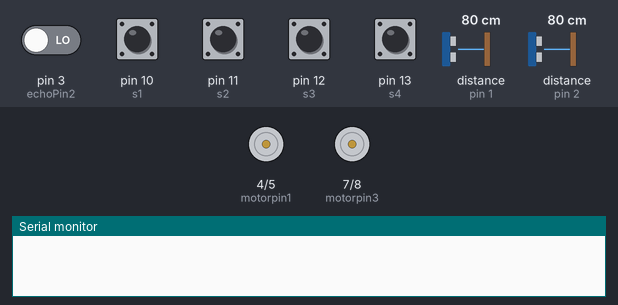
The sketch below on a simulated Arduino Uno, built with avr-gcc and run on an emulated ATmega328P. Parts: motor-driver pin pairs drawn as motors (green arrow = first pin HIGH = forward, orange = second pin HIGH = backward, longer = more drive, scaled by the enable pin), the last lines printed to the serial monitor. Inputs (shaded band) come from the test bench; at power-on: pin 10 (s1), pin 11 (s2), pin 12 (s3), pin 13 (s4) HIGH, pin 3 (echoPin2) LOW, distance to the obstacle (sensors on pin 1, pin 2) 80 cm. The echo pulse lasts 58.3 µs per cm.

Above: at 1.2 s.
1.3 s: distance to the obstacle (sensor on pin 1) set to 7 cm
4.2 s: distance to the obstacle (sensor on pin 1) set to 4 cm
At 6.9 s:
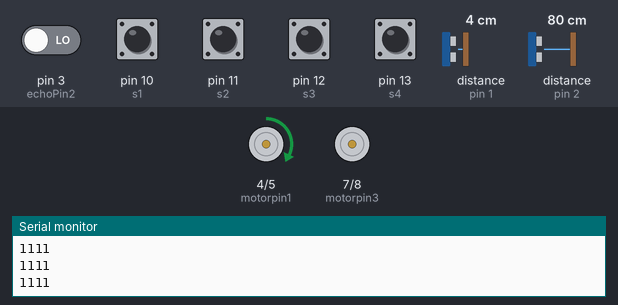
7.5 s: distance to the obstacle (sensor on pin 1) set to 39 cm
11.2 s: distance to the obstacle (sensor on pin 1) set to 47 cm
At 14.8 s:
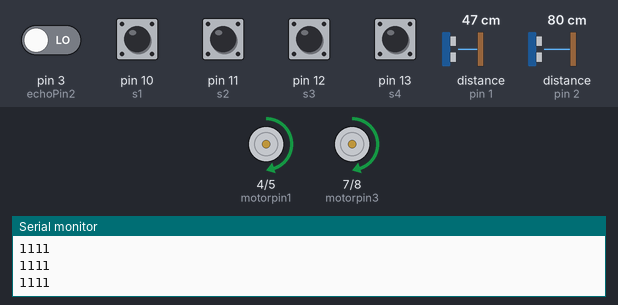
15.5 s: distance to the obstacle (sensor on pin 1) set to 2 cm
At 17.5 s:
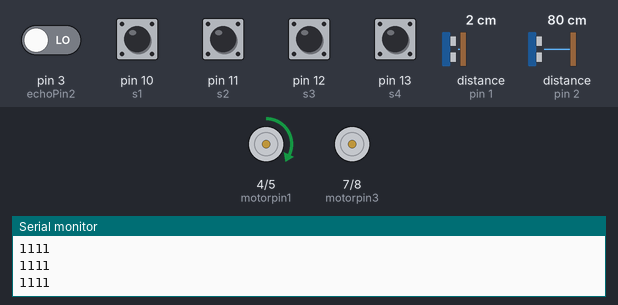
Timing chart, 0 to 19.0 s (numbered marks = the images above; inputs shaded):
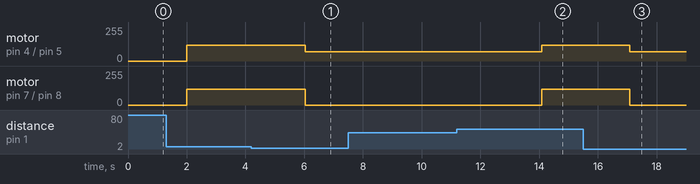

Measured:
- the behaviour switches between 6 and 5 cm on distance to the obstacle (sensor on pin 1) (found by bisection; images 0 and 1)
- the behaviour switches between 43 and 44 cm on distance to the obstacle (sensor on pin 1) (found by bisection; images 1 and 2)
- after the input at 4.2 s, motor on pin 4 (motorpin1) / pin 5 (motorpin2): forward 120/255 → forward 70/255 after 1.8 s; motor on pin 7 (motorpin3) / pin 8 (motorpin4): forward 120/255 → stopped after 1.8 s
- after the input at 11.2 s, motor on pin 4 (motorpin1) / pin 5 (motorpin2): forward 70/255 → forward 120/255 after 2.9 s; motor on pin 7 (motorpin3) / pin 8 (motorpin4): stopped → forward 120/255 after 2.9 s
- after the input at 15.5 s, motor on pin 4 (motorpin1) / pin 5 (motorpin2): forward 120/255 → forward 70/255 after 1.6 s; motor on pin 7 (motorpin3) / pin 8 (motorpin4): forward 120/255 → stopped after 1.6 s

The sketch:

line_follower_white_turf.ino
```cpp
//////// The Sketch is given here as follows---

// EXP M2 Line Follower
// White Track on Black Turf
//Sonar Sensors
 int trigPin= 0;
 int echoPin= 1;
 int echoPin1=2;
 int echoPin2=3;

// Sensor Array reads White =0 and Black =1
int motorpin1 = 4;
int motorpin2 = 5;
int pwm1 = 6;

int motorpin3 = 7;
int motorpin4 = 8;
int pwm2 = 9;

int s1 = 10; //orange
int s2 = 11; //white
int s3 = 12; //yellow
int s4 = 13; //black                    // sensors

void setup() {
  // Sensor pins declared by pinMode

  Serial.begin(9600);
  pinMode(trigPin, OUTPUT);
  pinMode(echoPin, INPUT);
  pinMode(echoPin1, INPUT);
  pinMode(echoPin2, INPUT);

  pinMode(s1, INPUT);
  pinMode(s2, INPUT);
  pinMode(s3, INPUT);
  pinMode(s4, INPUT);

  // Motor pins and Pulse Width Modulation declared by pinMode
  pinMode(motorpin1, OUTPUT);
  pinMode(motorpin2, OUTPUT);
  pinMode(motorpin3, OUTPUT);
  pinMode(motorpin4, OUTPUT);
  pinMode(pwm1, OUTPUT);
  pinMode(pwm2, OUTPUT);
}

void loop() {
  int diffarence;
  long duration, distance, duration1, duration2, distance1, distance2;
  digitalWrite(trigPin, LOW);
  delayMicroseconds(2);
  digitalWrite(trigPin, HIGH);
//  delayMicroseconds(1000);
  delayMicroseconds(10);
  digitalWrite(trigPin, LOW);
  duration = pulseIn(echoPin, HIGH);
  distance = (duration/2) / 29.1;
  duration1 = pulseIn(echoPin1, HIGH);
  distance1 = (duration1/2) / 29.1;
  duration2 = pulseIn(echoPin2, HIGH);
  distance2 = (duration2/2) / 29.1;

  Serial.print(digitalRead(s1));  // Mark the Sensors for instant Digital Read in 0,1
  Serial.print(digitalRead(s2));
  Serial.print(digitalRead(s3));
  Serial.print(digitalRead(s4));
  Serial.println();

  if(distance<5)
  {
    rightTurn();
  }
  else
  {
    if (digitalRead(s1) == 0 && digitalRead(s2) == 0 && digitalRead(s3) == 0 && digitalRead(s4) == 0)
    {
      forward();
    }
    else if (digitalRead(s1) == 0 && digitalRead(s2) == 0 && digitalRead(s3) == 0 && digitalRead(s4) == 1)
    {
      leftTurn();
    }
    else if (digitalRead(s1) == 0 && digitalRead(s2) == 0 && digitalRead(s3) == 1 && digitalRead(s4) == 0)
    {
      //forward();                 V Curv Spatial case
    }
    else if (digitalRead(s1) == 0 && digitalRead(s2) == 0 && digitalRead(s3) == 1 && digitalRead(s4) == 1)
    {
      fastMoveRight();
    }
    else if (digitalRead(s1) == 0 && digitalRead(s2) == 1 && digitalRead(s3) == 0 && digitalRead(s4) == 0)
    {
      //forward();               V Curv left spacial case
    }
    else if (digitalRead(s1) == 0 && digitalRead(s2) == 1 && digitalRead(s3) == 0 && digitalRead(s4) == 1)
    {
      //forward();
    }
    else if (digitalRead(s1) == 0 && digitalRead(s2) == 1 && digitalRead(s3) == 1 && digitalRead(s4) == 0)
    {
      //forward();
    }
    else if (digitalRead(s1) == 0 && digitalRead(s2) == 1 && digitalRead(s3) == 1 && digitalRead(s4) == 1)
    {
      //forward();
    }
    else if (digitalRead(s1) == 1 && digitalRead(s2) == 0 && digitalRead(s3) == 0 && digitalRead(s4) == 0)
    {
      rightTurn();
    }
    else if (digitalRead(s1) == 1 && digitalRead(s2) == 0 && digitalRead(s3) == 0 && digitalRead(s4) == 1)
    {
      forward();
    }
    else if (digitalRead(s1) == 1 && digitalRead(s2) == 0 && digitalRead(s3) == 1 && digitalRead(s4) == 0)
    {
      //forward();
    }
    else if (digitalRead(s1) == 1 && digitalRead(s2) == 0 && digitalRead(s3) == 1 && digitalRead(s4) == 1)
    {
      //forward();
    }
    else if (digitalRead(s1) == 1 && digitalRead(s2) == 1 && digitalRead(s3) == 0 && digitalRead(s4) == 0)
    {
      fastMoveLeft();
    }
    else if (digitalRead(s1) == 1 && digitalRead(s2) == 1 && digitalRead(s3) == 0 && digitalRead(s4) == 1)
    {
      //forward();
    }
    else if (digitalRead(s1) == 0 && digitalRead(s2) == 0 && digitalRead(s3) == 0 && digitalRead(s4) == 0)
    {
      forward();
    }
    else if (digitalRead(s1) == 1 && digitalRead(s2) == 1 && digitalRead(s3) == 1 && digitalRead(s4) == 0)
    {
      //forward();
    }
    else if (digitalRead(s1) == 1 && digitalRead(s2) == 1 && digitalRead(s3) == 1 && digitalRead(s4) == 1)
    {
      diffarence=distance1-distance2;
      if(abs(diffarence)<=4)
      {
        forward();
      }
      else
      {
        if((distance1>distance2)&&(abs(diffarence)<=10))
        {
          fastMoveLeft();
        }
        else if((distance1<distance2)&&(abs(diffarence)<=10))
        {
          fastMoveRight();
        }
      }

    }

  }

}


// Adjusting Directions

void forward() {
  digitalWrite(motorpin1, HIGH);
  digitalWrite(motorpin2, LOW);
  analogWrite(pwm1, 120);

  digitalWrite(motorpin3, HIGH);
  digitalWrite(motorpin4, LOW);
  analogWrite(pwm2, 120);
}

/* void reverse() {
  digitalWrite(motorpin1, LOW);
  digitalWrite(motorpin2, HIGH);
  analogWrite(pwm1, 200);

  digitalWrite(motorpin3, LOW);
  digitalWrite(motorpin4, HIGH);
  analogWrite(pwm2, 200);
  } */

void leftTurn() {
  digitalWrite(motorpin1, LOW);
  digitalWrite(motorpin2, HIGH);
  analogWrite(pwm1, 0);

  digitalWrite(motorpin3, HIGH);
  digitalWrite(motorpin4, LOW);
  analogWrite(pwm2, 70);
}

void rightTurn(){
  digitalWrite(motorpin1, HIGH);
  digitalWrite(motorpin2, LOW);
  analogWrite(pwm1, 70);

  digitalWrite(motorpin3, LOW);
  digitalWrite(motorpin4, HIGH);
  analogWrite(pwm2, 0);
}

void fastMoveRight()
{
  digitalWrite(motorpin1, HIGH);
  digitalWrite(motorpin2, LOW);
  analogWrite(pwm1, 140);

  digitalWrite(motorpin3, HIGH);
  digitalWrite(motorpin4, LOW);
  analogWrite(pwm2, 110);
}

void fastMoveLeft()
{
  digitalWrite(motorpin1, HIGH);
  digitalWrite(motorpin2, LOW);
  analogWrite(pwm1, 110);

  digitalWrite(motorpin3, HIGH);
  digitalWrite(motorpin4, LOW);
  analogWrite(pwm2, 140);
}
```
